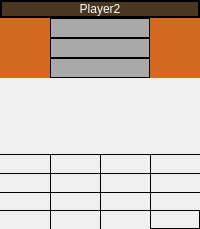
    <widget class="QWidget" name="widget_2" native="true">
     <property name="styleSheet">
      <string notr="true">#widget_2 {
background-color:  #FFDBAC;
border: 2px solid black;
border-radius: 15px;
}</string>
     </property>
     <layout class="QGridLayout" name="gridLayout_3" rowstretch="1,1,1">
      <property name="leftMargin">
       <number>0</number>
      </property>
      <property name="topMargin">
       <number>0</number>
      </property>
      <property name="rightMargin">
       <number>0</number>
      </property>
      <property name="bottomMargin">
       <number>0</number>
      </property>
      <property name="spacing">
       <number>0</number>
      </property>
      <item row="1" column="0">
       <spacer name="verticalSpacer">
        <property name="orientation">
         <enum>Qt::Vertical</enum>
        </property>
        <property name="sizeType">
         <enum>QSizePolicy::Preferred</enum>
        </property>
        <property name="sizeHint" stdset="0">
         <size>
          <width>20</width>
          <height>151</height>
         </size>
        </property>
       </spacer>
      </item>
      <item row="0" column="0">
       <layout class="QGridLayout" name="gridLayout_5">
        <property name="spacing">
         <number>0</number>
        </property>
        <item row="2" column="0">
         <layout class="QGridLayout" name="gridLayout_13" columnstretch="0">
          <property name="spacing">
           <number>0</number>
          </property>
          <item row="1" column="0">
           <widget class="QWidget" name="widget_7" native="true">
            <property name="styleSheet">
             <string notr="true">#widget_7 {
	background-color: #D2691E;
}</string>
            </property>
            <layout class="QGridLayout" name="gridLayout_23" columnstretch="1,2,1">
             <property name="leftMargin">
              <number>0</number>
             </property>
             <property name="topMargin">
              <number>0</number>
             </property>
             <property name="rightMargin">
              <number>0</number>
             </property>
             <property name="bottomMargin">
              <number>0</number>
             </property>
             <property name="spacing">
              <number>0</number>
             </property>
             <item row="0" column="0">
              <spacer name="horizontalSpacer_6">
               <property name="orientation">
                <enum>Qt::Horizontal</enum>
               </property>
               <property name="sizeType">
                <enum>QSizePolicy::Ignored</enum>
               </property>
               <property name="sizeHint" stdset="0">
                <size>
                 <width>40</width>
                 <height>20</height>
                </size>
               </property>
              </spacer>
             </item>
             <item row="0" column="1">
              <widget class="QLabel" name="player2DrawRequest">
               <property name="sizePolicy">
                <sizepolicy hsizetype="Ignored" vsizetype="Ignored">
                 <horstretch>0</horstretch>
                 <verstretch>0</verstretch>
                </sizepolicy>
               </property>
               <property name="styleSheet">
                <string notr="true">background-color: #A9A9A9;
border: 1px solid black;</string>
               </property>
               <property name="text">
                <string/>
               </property>
               <property name="pixmap">
                <pixmap>../resource_images/draw_g.png</pixmap>
               </property>
               <property name="scaledContents">
                <bool>true</bool>
               </property>
               <property name="alignment">
                <set>Qt::AlignCenter</set>
               </property>
              </widget>
             </item>
             <item row="0" column="2">
              <spacer name="horizontalSpacer_16">
               <property name="orientation">
                <enum>Qt::Horizontal</enum>
               </property>
               <property name="sizeType">
                <enum>QSizePolicy::Ignored</enum>
               </property>
               <property name="sizeHint" stdset="0">
                <size>
                 <width>40</width>
                 <height>20</height>
                </size>
               </property>
              </spacer>
             </item>
            </layout>
           </widget>
          </item>
         </layout>
        </item>
        <item row="1" column="0">
         <layout class="QGridLayout" name="gridLayout_14" columnstretch="0,0,0,0">
          <property name="spacing">
           <number>0</number>
          </property>
          <item row="0" column="3">
           <widget class="QWidget" name="widget_8" native="true">
            <property name="styleSheet">
             <string notr="true">#widget_8 {
	background-color: #D2691E;
}</string>
            </property>
            <layout class="QGridLayout" name="gridLayout_25" columnstretch="1,2,1">
             <property name="leftMargin">
              <number>0</number>
             </property>
             <property name="topMargin">
              <number>0</number>
             </property>
             <property name="rightMargin">
              <number>0</number>
             </property>
             <property name="bottomMargin">
              <number>0</number>
             </property>
             <property name="spacing">
              <number>0</number>
             </property>
             <item row="0" column="0">
              <spacer name="horizontalSpacer_8">
               <property name="orientation">
                <enum>Qt::Horizontal</enum>
               </property>
               <property name="sizeType">
                <enum>QSizePolicy::Ignored</enum>
               </property>
               <property name="sizeHint" stdset="0">
                <size>
                 <width>40</width>
                 <height>20</height>
                </size>
               </property>
              </spacer>
             </item>
             <item row="0" column="1">
              <widget class="QLabel" name="player2StepInfo">
               <property name="sizePolicy">
                <sizepolicy hsizetype="Ignored" vsizetype="Ignored">
                 <horstretch>0</horstretch>
                 <verstretch>0</verstretch>
                </sizepolicy>
               </property>
               <property name="styleSheet">
                <string notr="true">background-color: #A9A9A9;
border: 1px solid black;</string>
               </property>
               <property name="text">
                <string/>
               </property>
               <property name="pixmap">
                <pixmap>../resource_images/step_i.png</pixmap>
               </property>
               <property name="scaledContents">
                <bool>true</bool>
               </property>
              </widget>
             </item>
             <item row="0" column="2">
              <spacer name="horizontalSpacer_5">
               <property name="orientation">
                <enum>Qt::Horizontal</enum>
               </property>
               <property name="sizeType">
                <enum>QSizePolicy::Ignored</enum>
               </property>
               <property name="sizeHint" stdset="0">
                <size>
                 <width>40</width>
                 <height>20</height>
                </size>
               </property>
              </spacer>
             </item>
            </layout>
           </widget>
          </item>
         </layout>
        </item>
        <item row="3" column="0">
         <layout class="QGridLayout" name="gridLayout_12" columnstretch="0,0,0">
          <property name="spacing">
           <number>0</number>
          </property>
          <item row="1" column="2">
           <widget class="QWidget" name="widget_6" native="true">
            <property name="styleSheet">
             <string notr="true">#widget_6 {
	background-color: #D2691E;
}</string>
            </property>
            <layout class="QGridLayout" name="gridLayout_24" columnstretch="1,2,1">
             <property name="leftMargin">
              <number>0</number>
             </property>
             <property name="topMargin">
              <number>0</number>
             </property>
             <property name="rightMargin">
              <number>0</number>
             </property>
             <property name="bottomMargin">
              <number>0</number>
             </property>
             <property name="spacing">
              <number>0</number>
             </property>
             <item row="0" column="0">
              <spacer name="horizontalSpacer_7">
               <property name="orientation">
                <enum>Qt::Horizontal</enum>
               </property>
               <property name="sizeType">
                <enum>QSizePolicy::Ignored</enum>
               </property>
               <property name="sizeHint" stdset="0">
                <size>
                 <width>40</width>
                 <height>20</height>
                </size>
               </property>
              </spacer>
             </item>
             <item row="0" column="1">
              <widget class="QLabel" name="player2Surrender">
               <property name="sizePolicy">
                <sizepolicy hsizetype="Ignored" vsizetype="Ignored">
                 <horstretch>0</horstretch>
                 <verstretch>0</verstretch>
                </sizepolicy>
               </property>
               <property name="styleSheet">
                <string notr="true">background-color: #A9A9A9;
border: 1px solid black;</string>
               </property>
               <property name="text">
                <string/>
               </property>
               <property name="pixmap">
                <pixmap>../resource_images/lose_g.png</pixmap>
               </property>
               <property name="scaledContents">
                <bool>true</bool>
               </property>
               <property name="alignment">
                <set>Qt::AlignJustify|Qt::AlignVCenter</set>
               </property>
              </widget>
             </item>
             <item row="0" column="2">
              <spacer name="horizontalSpacer_9">
               <property name="orientation">
                <enum>Qt::Horizontal</enum>
               </property>
               <property name="sizeType">
                <enum>QSizePolicy::Ignored</enum>
               </property>
               <property name="sizeHint" stdset="0">
                <size>
                 <width>40</width>
                 <height>20</height>
                </size>
               </property>
              </spacer>
             </item>
            </layout>
           </widget>
          </item>
         </layout>
        </item>
        <item row="0" column="0">
         <widget class="QLabel" name="player2Name">
          <property name="styleSheet">
           <string notr="true">background-color: #4B3621;
border: 2px solid black;
border-radius: 15px;
color: white;</string>
          </property>
          <property name="text">
           <string>Player2</string>
          </property>
          <property name="alignment">
           <set>Qt::AlignCenter</set>
          </property>
         </widget>
        </item>
       </layout>
      </item>
      <item row="2" column="0">
       <layout class="QGridLayout" name="gridLayout_6">
        <item row="4" column="3">
         <widget class="QWidget" name="player1CapturedPieces" native="true">
          <property name="sizePolicy">
           <sizepolicy hsizetype="Ignored" vsizetype="Ignored">
            <horstretch>0</horstretch>
            <verstretch>0</verstretch>
           </sizepolicy>
          </property>
          <property name="styleSheet">
           <string notr="true">#widget_10 {
	background-color: #D2691E;
	border-bottom: 2px solid black;
	border-left: 2px solid black;
	border-right: 2px solid black;
	border-bottom-left-radius: 15px 15px;
	border-bottom-right-radius: 15px 15px;
}</string>
          </property>
          <layout class="QGridLayout" name="gridLayout_29">
           <property name="leftMargin">
            <number>0</number>
           </property>
           <property name="topMargin">
            <number>0</number>
           </property>
           <property name="rightMargin">
            <number>0</number>
           </property>
           <property name="bottomMargin">
            <number>0</number>
           </property>
           <property name="spacing">
            <number>0</number>
           </property>
           <item row="0" column="1">
            <widget class="QLabel" name="label_66">
             <property name="styleSheet">
              <string notr="true">border-top: 1px solid black;
border-left: 1px solid black;</string>
             </property>
             <property name="text">
              <string/>
             </property>
            </widget>
           </item>
           <item row="2" column="0">
            <widget class="QLabel" name="label_73">
             <property name="styleSheet">
              <string notr="true">border-top: 1px solid black;</string>
             </property>
             <property name="text">
              <string/>
             </property>
            </widget>
           </item>
           <item row="0" column="3">
            <widget class="QLabel" name="label_68">
             <property name="styleSheet">
              <string notr="true">border-top: 1px solid black;
border-left: 1px solid black;</string>
             </property>
             <property name="text">
              <string/>
             </property>
            </widget>
           </item>
           <item row="1" column="2">
            <widget class="QLabel" name="label_71">
             <property name="styleSheet">
              <string notr="true">border-top: 1px solid black;
border-left: 1px solid black;</string>
             </property>
             <property name="text">
              <string/>
             </property>
            </widget>
           </item>
           <item row="0" column="2">
            <widget class="QLabel" name="label_67">
             <property name="styleSheet">
              <string notr="true">border-top: 1px solid black;
border-left: 1px solid black;</string>
             </property>
             <property name="text">
              <string/>
             </property>
            </widget>
           </item>
           <item row="1" column="0">
            <widget class="QLabel" name="label_69">
             <property name="styleSheet">
              <string notr="true">border-top: 1px solid black;</string>
             </property>
             <property name="text">
              <string/>
             </property>
            </widget>
           </item>
           <item row="2" column="3">
            <widget class="QLabel" name="label_76">
             <property name="styleSheet">
              <string notr="true">border-top: 1px solid black;
border-left: 1px solid black;</string>
             </property>
             <property name="text">
              <string/>
             </property>
            </widget>
           </item>
           <item row="1" column="1">
            <widget class="QLabel" name="label_70">
             <property name="styleSheet">
              <string notr="true">border-top: 1px solid black;
border-left: 1px solid black;</string>
             </property>
             <property name="text">
              <string/>
             </property>
            </widget>
           </item>
           <item row="2" column="2">
            <widget class="QLabel" name="label_75">
             <property name="styleSheet">
              <string notr="true">border-top: 1px solid black;
border-left: 1px solid black;</string>
             </property>
             <property name="text">
              <string/>
             </property>
            </widget>
           </item>
           <item row="1" column="3">
            <widget class="QLabel" name="label_72">
             <property name="styleSheet">
              <string notr="true">border-top: 1px solid black;
border-left: 1px solid black;</string>
             </property>
             <property name="text">
              <string/>
             </property>
            </widget>
           </item>
           <item row="0" column="0">
            <widget class="QLabel" name="label_65">
             <property name="styleSheet">
              <string notr="true">border-top: 1px solid black;</string>
             </property>
             <property name="text">
              <string/>
             </property>
            </widget>
           </item>
           <item row="2" column="1">
            <widget class="QLabel" name="label_74">
             <property name="styleSheet">
              <string notr="true">border-top: 1px solid black;
border-left: 1px solid black;</string>
             </property>
             <property name="text">
              <string/>
             </property>
            </widget>
           </item>
           <item row="3" column="0">
            <widget class="QLabel" name="label_77">
             <property name="styleSheet">
              <string notr="true">border-top: 1px solid black;</string>
             </property>
             <property name="text">
              <string/>
             </property>
            </widget>
           </item>
           <item row="3" column="1">
            <widget class="QLabel" name="label_78">
             <property name="styleSheet">
              <string notr="true">border-top: 1px solid black;
border-left: 1px solid black;</string>
             </property>
             <property name="text">
              <string/>
             </property>
            </widget>
           </item>
           <item row="3" column="2">
            <widget class="QLabel" name="label_79">
             <property name="styleSheet">
              <string notr="true">border-top: 1px solid black;
border-left: 1px solid black;</string>
             </property>
             <property name="text">
              <string/>
             </property>
            </widget>
           </item>
           <item row="3" column="3">
            <widget class="QLabel" name="label_80">
             <property name="styleSheet">
              <string notr="true">border: 1px solid black;</string>
             </property>
             <property name="text">
              <string/>
             </property>
            </widget>
           </item>
          </layout>
         </widget>
        </item>
       </layout>
      </item>
     </layout>
    </widget>
